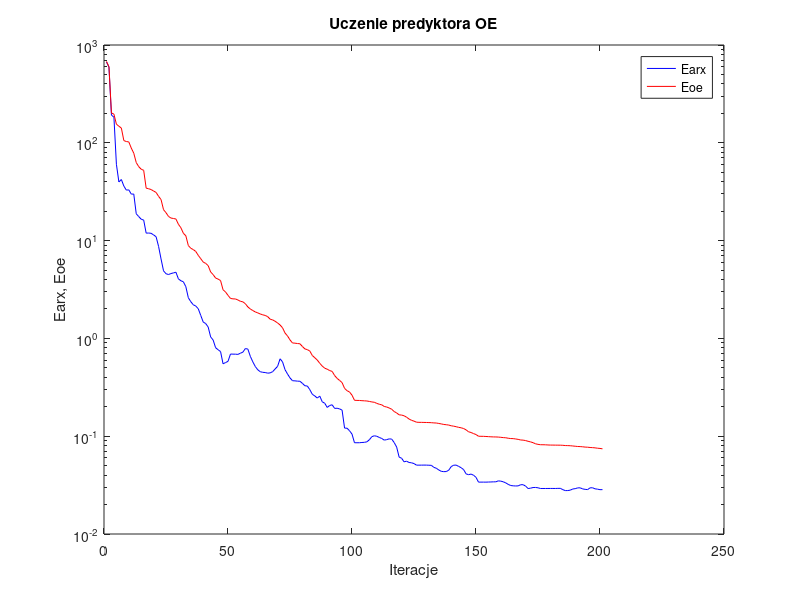
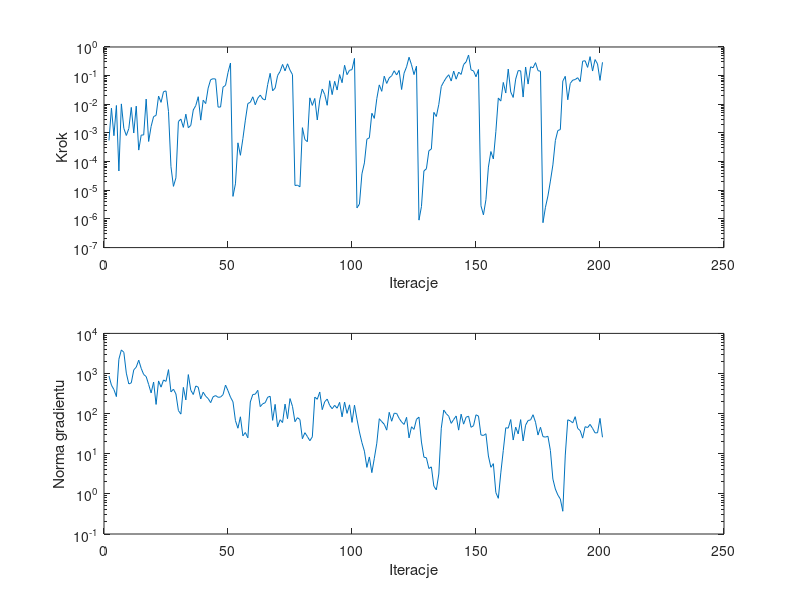

MATLAB code to generate these figures, in order:
%uczenie predyktora oe
clear all;
n=0; farx(n+1)=6.702567e+002; foe(n+1)=6.791439e+002; wspucz(n+1)=0.000000e+000; ng(n+1)=0.000000e+000;
%odnowa zmiennej metryki
n=1; farx(n+1)=5.937044e+002; foe(n+1)=6.003081e+002; krok(n+1)=5.469456e-004; ng(n+1)=8.706322e+002;
n=2; farx(n+1)=1.919149e+002; foe(n+1)=2.018711e+002; krok(n+1)=7.321912e-003; ng(n+1)=5.128156e+002;
n=3; farx(n+1)=1.828744e+002; foe(n+1)=1.962770e+002; krok(n+1)=8.024835e-004; ng(n+1)=3.982522e+002;
n=4; farx(n+1)=6.031834e+001; foe(n+1)=1.550637e+002; krok(n+1)=9.093040e-003; ng(n+1)=2.659141e+002;
n=5; farx(n+1)=3.976851e+001; foe(n+1)=1.477494e+002; krok(n+1)=4.714982e-005; ng(n+1)=2.270654e+003;
n=6; farx(n+1)=4.213250e+001; foe(n+1)=1.414774e+002; krok(n+1)=1.032555e-002; ng(n+1)=3.872074e+003;
n=7; farx(n+1)=3.612849e+001; foe(n+1)=1.053658e+002; krok(n+1)=1.441974e-003; ng(n+1)=3.377028e+003;
n=8; farx(n+1)=3.284236e+001; foe(n+1)=1.030386e+002; krok(n+1)=8.160960e-004; ng(n+1)=1.022171e+003;
n=9; farx(n+1)=3.301988e+001; foe(n+1)=1.021326e+002; krok(n+1)=1.420511e-003; ng(n+1)=5.494937e+002;
n=10; farx(n+1)=2.987508e+001; foe(n+1)=8.829468e+001; krok(n+1)=7.796370e-003; ng(n+1)=5.852581e+002;
n=11; farx(n+1)=2.993768e+001; foe(n+1)=7.830893e+001; krok(n+1)=9.961699e-004; ng(n+1)=1.230906e+003;
n=12; farx(n+1)=1.879284e+001; foe(n+1)=6.278269e+001; krok(n+1)=8.631803e-003; ng(n+1)=1.444510e+003;
n=13; farx(n+1)=1.761669e+001; foe(n+1)=5.703641e+001; krok(n+1)=2.523757e-004; ng(n+1)=2.152525e+003;
n=14; farx(n+1)=1.653693e+001; foe(n+1)=5.367714e+001; krok(n+1)=8.446781e-004; ng(n+1)=1.343024e+003;
n=15; farx(n+1)=1.621600e+001; foe(n+1)=5.232752e+001; krok(n+1)=8.522221e-004; ng(n+1)=9.450599e+002;
n=16; farx(n+1)=1.192067e+001; foe(n+1)=3.437971e+001; krok(n+1)=1.521910e-002; ng(n+1)=8.409400e+002;
n=17; farx(n+1)=1.195416e+001; foe(n+1)=3.390161e+001; krok(n+1)=5.047515e-004; ng(n+1)=5.322826e+002;
n=18; farx(n+1)=1.187267e+001; foe(n+1)=3.327037e+001; krok(n+1)=1.694223e-003; ng(n+1)=3.282741e+002;
n=19; farx(n+1)=1.142963e+001; foe(n+1)=3.210620e+001; krok(n+1)=3.740913e-003; ng(n+1)=6.129053e+002;
n=20; farx(n+1)=1.095926e+001; foe(n+1)=3.110990e+001; krok(n+1)=4.087375e-003; ng(n+1)=1.696118e+002;
n=21; farx(n+1)=8.733341e+000; foe(n+1)=2.834758e+001; krok(n+1)=1.935565e-002; ng(n+1)=6.533760e+002;
n=22; farx(n+1)=6.495190e+000; foe(n+1)=2.630211e+001; krok(n+1)=1.168746e-002; ng(n+1)=4.572450e+002;
n=23; farx(n+1)=4.911083e+000; foe(n+1)=2.071847e+001; krok(n+1)=2.762153e-002; ng(n+1)=6.913373e+002;
n=24; farx(n+1)=4.584588e+000; foe(n+1)=1.930135e+001; krok(n+1)=2.928765e-002; ng(n+1)=6.360280e+002;
n=25; farx(n+1)=4.499595e+000; foe(n+1)=1.767857e+001; krok(n+1)=5.647473e-003; ng(n+1)=1.249883e+003;
%odnowa zmiennej metryki
n=26; farx(n+1)=4.603423e+000; foe(n+1)=1.700151e+001; krok(n+1)=6.667236e-005; ng(n+1)=3.475519e+002;
n=27; farx(n+1)=4.675605e+000; foe(n+1)=1.683215e+001; krok(n+1)=1.368724e-005; ng(n+1)=4.071363e+002;
n=28; farx(n+1)=4.749793e+000; foe(n+1)=1.662448e+001; krok(n+1)=2.713913e-005; ng(n+1)=3.095416e+002;
n=29; farx(n+1)=4.063168e+000; foe(n+1)=1.469357e+001; krok(n+1)=2.500228e-003; ng(n+1)=1.192504e+002;
n=30; farx(n+1)=3.885273e+000; foe(n+1)=1.353932e+001; krok(n+1)=3.050294e-003; ng(n+1)=9.740598e+001;
n=31; farx(n+1)=3.792433e+000; foe(n+1)=1.188838e+001; krok(n+1)=1.563831e-003; ng(n+1)=4.511660e+002;
n=32; farx(n+1)=3.378547e+000; foe(n+1)=1.120227e+001; krok(n+1)=4.520892e-003; ng(n+1)=2.197906e+002;
n=33; farx(n+1)=2.605508e+000; foe(n+1)=8.901501e+000; krok(n+1)=1.517951e-003; ng(n+1)=9.405830e+002;
n=34; farx(n+1)=2.371511e+000; foe(n+1)=8.352923e+000; krok(n+1)=1.841613e-003; ng(n+1)=3.822052e+002;
n=35; farx(n+1)=2.208112e+000; foe(n+1)=8.093168e+000; krok(n+1)=6.349841e-003; ng(n+1)=2.999300e+002;
n=36; farx(n+1)=2.141828e+000; foe(n+1)=7.744808e+000; krok(n+1)=9.016309e-003; ng(n+1)=4.890149e+002;
n=37; farx(n+1)=2.011983e+000; foe(n+1)=7.069345e+000; krok(n+1)=1.839173e-002; ng(n+1)=4.568772e+002;
n=38; farx(n+1)=1.719898e+000; foe(n+1)=6.532917e+000; krok(n+1)=2.804162e-003; ng(n+1)=2.320728e+002;
n=39; farx(n+1)=1.471371e+000; foe(n+1)=6.040248e+000; krok(n+1)=1.389524e-002; ng(n+1)=3.424174e+002;
n=40; farx(n+1)=1.418239e+000; foe(n+1)=5.846552e+000; krok(n+1)=1.059021e-002; ng(n+1)=2.717412e+002;
n=41; farx(n+1)=1.308111e+000; foe(n+1)=5.548486e+000; krok(n+1)=3.678347e-002; ng(n+1)=2.378529e+002;
n=42; farx(n+1)=1.035475e+000; foe(n+1)=4.781123e+000; krok(n+1)=7.236188e-002; ng(n+1)=1.879279e+002;
n=43; farx(n+1)=9.629616e-001; foe(n+1)=4.493573e+000; krok(n+1)=7.808311e-002; ng(n+1)=2.635348e+002;
n=44; farx(n+1)=8.030005e-001; foe(n+1)=4.141582e+000; krok(n+1)=7.610620e-002; ng(n+1)=2.817383e+002;
n=45; farx(n+1)=7.661329e-001; foe(n+1)=4.041610e+000; krok(n+1)=7.990988e-003; ng(n+1)=2.556214e+002;
n=46; farx(n+1)=7.332503e-001; foe(n+1)=3.903097e+000; krok(n+1)=8.029022e-003; ng(n+1)=2.588691e+002;
n=47; farx(n+1)=5.501680e-001; foe(n+1)=3.142354e+000; krok(n+1)=4.000365e-002; ng(n+1)=2.972706e+002;
n=48; farx(n+1)=5.660325e-001; foe(n+1)=2.984980e+000; krok(n+1)=4.568872e-002; ng(n+1)=5.158153e+002;
n=49; farx(n+1)=5.824214e-001; foe(n+1)=2.755310e+000; krok(n+1)=1.282857e-001; ng(n+1)=3.730240e+002;
n=50; farx(n+1)=6.921182e-001; foe(n+1)=2.563080e+000; krok(n+1)=2.760258e-001; ng(n+1)=2.573646e+002;
%odnowa zmiennej metryki
n=51; farx(n+1)=6.903189e-001; foe(n+1)=2.536552e+000; krok(n+1)=6.122691e-006; ng(n+1)=1.973156e+002;
n=52; farx(n+1)=6.899081e-001; foe(n+1)=2.531440e+000; krok(n+1)=1.675717e-005; ng(n+1)=6.704829e+001;
n=53; farx(n+1)=6.864289e-001; foe(n+1)=2.470679e+000; krok(n+1)=4.526501e-004; ng(n+1)=4.326878e+001;
n=54; farx(n+1)=7.056240e-001; foe(n+1)=2.395963e+000; krok(n+1)=1.662532e-004; ng(n+1)=8.341401e+001;
n=55; farx(n+1)=7.235795e-001; foe(n+1)=2.364984e+000; krok(n+1)=6.328553e-004; ng(n+1)=2.792949e+001;
n=56; farx(n+1)=7.873754e-001; foe(n+1)=2.262583e+000; krok(n+1)=2.804162e-003; ng(n+1)=3.381407e+001;
n=57; farx(n+1)=7.777683e-001; foe(n+1)=2.097677e+000; krok(n+1)=1.064021e-002; ng(n+1)=2.498265e+001;
n=58; farx(n+1)=6.558987e-001; foe(n+1)=2.000129e+000; krok(n+1)=1.175824e-002; ng(n+1)=1.954974e+002;
n=59; farx(n+1)=5.759760e-001; foe(n+1)=1.926623e+000; krok(n+1)=1.825682e-002; ng(n+1)=3.000302e+002;
n=60; farx(n+1)=5.160464e-001; foe(n+1)=1.865736e+000; krok(n+1)=9.618292e-003; ng(n+1)=3.053988e+002;
n=61; farx(n+1)=4.777368e-001; foe(n+1)=1.823256e+000; krok(n+1)=1.634950e-002; ng(n+1)=3.819028e+002;
n=62; farx(n+1)=4.565064e-001; foe(n+1)=1.777863e+000; krok(n+1)=2.097129e-002; ng(n+1)=1.495195e+002;
n=63; farx(n+1)=4.500006e-001; foe(n+1)=1.742142e+000; krok(n+1)=1.540867e-002; ng(n+1)=1.761318e+002;
n=64; farx(n+1)=4.479384e-001; foe(n+1)=1.717500e+000; krok(n+1)=1.417782e-002; ng(n+1)=1.869921e+002;
n=65; farx(n+1)=4.411858e-001; foe(n+1)=1.669610e+000; krok(n+1)=4.904612e-002; ng(n+1)=2.566093e+002;
n=66; farx(n+1)=4.441154e-001; foe(n+1)=1.571084e+000; krok(n+1)=1.204927e-001; ng(n+1)=2.707906e+002;
n=67; farx(n+1)=4.569327e-001; foe(n+1)=1.545833e+000; krok(n+1)=2.959126e-002; ng(n+1)=6.793023e+001;
n=68; farx(n+1)=4.866774e-001; foe(n+1)=1.496620e+000; krok(n+1)=3.687875e-002; ng(n+1)=1.702133e+002;
n=69; farx(n+1)=5.182346e-001; foe(n+1)=1.438307e+000; krok(n+1)=1.011122e-001; ng(n+1)=4.680383e+001;
n=70; farx(n+1)=6.186085e-001; foe(n+1)=1.370914e+000; krok(n+1)=1.399123e-001; ng(n+1)=7.057241e+001;
n=71; farx(n+1)=5.748198e-001; foe(n+1)=1.282851e+000; krok(n+1)=2.461541e-001; ng(n+1)=6.003165e+001;
n=72; farx(n+1)=4.789416e-001; foe(n+1)=1.134148e+000; krok(n+1)=1.472237e-001; ng(n+1)=1.728109e+002;
n=73; farx(n+1)=4.323360e-001; foe(n+1)=1.059617e+000; krok(n+1)=2.589461e-001; ng(n+1)=7.480240e+001;
n=74; farx(n+1)=3.945614e-001; foe(n+1)=9.653631e-001; krok(n+1)=1.559800e-001; ng(n+1)=2.372337e+002;
n=75; farx(n+1)=3.692114e-001; foe(n+1)=8.982017e-001; krok(n+1)=1.084302e-001; ng(n+1)=1.516161e+002;
%odnowa zmiennej metryki
n=76; farx(n+1)=3.680830e-001; foe(n+1)=8.940765e-001; krok(n+1)=1.470858e-005; ng(n+1)=6.297148e+001;
n=77; farx(n+1)=3.655332e-001; foe(n+1)=8.863262e-001; krok(n+1)=1.507081e-005; ng(n+1)=7.920949e+001;
n=78; farx(n+1)=3.646078e-001; foe(n+1)=8.816103e-001; krok(n+1)=1.323611e-005; ng(n+1)=7.135185e+001;
n=79; farx(n+1)=3.471638e-001; foe(n+1)=8.265360e-001; krok(n+1)=1.529718e-003; ng(n+1)=2.371782e+001;
n=80; farx(n+1)=3.281780e-001; foe(n+1)=7.805160e-001; krok(n+1)=5.880954e-004; ng(n+1)=3.352327e+001;
n=81; farx(n+1)=3.257028e-001; foe(n+1)=7.678692e-001; krok(n+1)=4.957630e-004; ng(n+1)=2.695839e+001;
n=82; farx(n+1)=2.989251e-001; foe(n+1)=7.414413e-001; krok(n+1)=1.680696e-002; ng(n+1)=2.112561e+001;
n=83; farx(n+1)=2.683290e-001; foe(n+1)=6.684151e-001; krok(n+1)=9.157950e-003; ng(n+1)=2.638412e+001;
n=84; farx(n+1)=2.578356e-001; foe(n+1)=6.343045e-001; krok(n+1)=1.600678e-002; ng(n+1)=2.585826e+002;
n=85; farx(n+1)=2.456212e-001; foe(n+1)=6.007511e-001; krok(n+1)=2.841023e-003; ng(n+1)=2.280741e+002;
n=86; farx(n+1)=2.570260e-001; foe(n+1)=5.564757e-001; krok(n+1)=1.428969e-002; ng(n+1)=3.457039e+002;
n=87; farx(n+1)=2.248219e-001; foe(n+1)=5.214524e-001; krok(n+1)=3.408723e-002; ng(n+1)=1.256605e+002;
n=88; farx(n+1)=2.172902e-001; foe(n+1)=4.958145e-001; krok(n+1)=2.194150e-002; ng(n+1)=1.984188e+002;
n=89; farx(n+1)=1.968771e-001; foe(n+1)=4.844369e-001; krok(n+1)=9.240905e-003; ng(n+1)=2.308099e+002;
n=90; farx(n+1)=2.061536e-001; foe(n+1)=4.688914e-001; krok(n+1)=6.647460e-002; ng(n+1)=1.604736e+002;
n=91; farx(n+1)=2.094992e-001; foe(n+1)=4.598886e-001; krok(n+1)=2.178313e-002; ng(n+1)=1.326905e+002;
n=92; farx(n+1)=1.923773e-001; foe(n+1)=4.167609e-001; krok(n+1)=6.345766e-002; ng(n+1)=1.611763e+002;
n=93; farx(n+1)=1.932062e-001; foe(n+1)=3.900370e-001; krok(n+1)=3.153693e-002; ng(n+1)=1.365283e+002;
n=94; farx(n+1)=1.901624e-001; foe(n+1)=3.717720e-001; krok(n+1)=1.091056e-001; ng(n+1)=1.910320e+002;
n=95; farx(n+1)=1.848149e-001; foe(n+1)=3.532449e-001; krok(n+1)=5.671128e-002; ng(n+1)=8.324718e+001;
n=96; farx(n+1)=1.210546e-001; foe(n+1)=3.085525e-001; krok(n+1)=2.301336e-001; ng(n+1)=1.945285e+002;
n=97; farx(n+1)=1.206896e-001; foe(n+1)=2.919521e-001; krok(n+1)=1.081188e-001; ng(n+1)=1.015550e+002;
n=98; farx(n+1)=1.137179e-001; foe(n+1)=2.832528e-001; krok(n+1)=1.540951e-001; ng(n+1)=1.659690e+002;
n=99; farx(n+1)=1.051148e-001; foe(n+1)=2.626520e-001; krok(n+1)=1.619492e-001; ng(n+1)=6.044846e+001;
n=100; farx(n+1)=8.576414e-002; foe(n+1)=2.329561e-001; krok(n+1)=4.004429e-001; ng(n+1)=1.625795e+002;
%odnowa zmiennej metryki
n=101; farx(n+1)=8.572879e-002; foe(n+1)=2.322964e-001; krok(n+1)=2.426701e-006; ng(n+1)=7.284293e+001;
n=102; farx(n+1)=8.574006e-002; foe(n+1)=2.320018e-001; krok(n+1)=3.304510e-006; ng(n+1)=3.484135e+001;
n=103; farx(n+1)=8.626459e-002; foe(n+1)=2.308097e-001; krok(n+1)=3.746225e-005; ng(n+1)=1.897132e+001;
n=104; farx(n+1)=8.655845e-002; foe(n+1)=2.300133e-001; krok(n+1)=9.016768e-005; ng(n+1)=1.161072e+001;
n=105; farx(n+1)=8.762861e-002; foe(n+1)=2.291337e-001; krok(n+1)=6.066958e-004; ng(n+1)=4.573680e+000;
n=106; farx(n+1)=9.196824e-002; foe(n+1)=2.266967e-001; krok(n+1)=6.767654e-004; ng(n+1)=8.332229e+000;
n=107; farx(n+1)=9.887448e-002; foe(n+1)=2.240284e-001; krok(n+1)=4.866267e-003; ng(n+1)=3.385888e+000;
n=108; farx(n+1)=1.010006e-001; foe(n+1)=2.222916e-001; krok(n+1)=3.225080e-003; ng(n+1)=7.713681e+000;
n=109; farx(n+1)=9.984774e-002; foe(n+1)=2.165050e-001; krok(n+1)=1.576669e-002; ng(n+1)=1.832504e+001;
n=110; farx(n+1)=9.712968e-002; foe(n+1)=2.122385e-001; krok(n+1)=4.756755e-002; ng(n+1)=7.472345e+001;
n=111; farx(n+1)=9.475966e-002; foe(n+1)=2.092898e-001; krok(n+1)=2.835564e-002; ng(n+1)=6.323684e+001;
n=112; farx(n+1)=9.119063e-002; foe(n+1)=2.014069e-001; krok(n+1)=9.571557e-002; ng(n+1)=5.435457e+001;
n=113; farx(n+1)=9.225583e-002; foe(n+1)=1.987527e-001; krok(n+1)=5.344903e-002; ng(n+1)=3.878866e+001;
n=114; farx(n+1)=9.390848e-002; foe(n+1)=1.943467e-001; krok(n+1)=8.343059e-002; ng(n+1)=1.078566e+002;
n=115; farx(n+1)=9.347028e-002; foe(n+1)=1.886335e-001; krok(n+1)=9.907791e-002; ng(n+1)=6.462642e+001;
n=116; farx(n+1)=8.614037e-002; foe(n+1)=1.788925e-001; krok(n+1)=1.482616e-001; ng(n+1)=1.022025e+002;
n=117; farx(n+1)=7.747880e-002; foe(n+1)=1.728591e-001; krok(n+1)=1.057059e-001; ng(n+1)=1.011837e+002;
n=118; farx(n+1)=6.118642e-002; foe(n+1)=1.654509e-001; krok(n+1)=1.523673e-001; ng(n+1)=7.621301e+001;
n=119; farx(n+1)=5.950738e-002; foe(n+1)=1.644433e-001; krok(n+1)=3.281725e-002; ng(n+1)=6.193965e+001;
n=120; farx(n+1)=5.468431e-002; foe(n+1)=1.617528e-001; krok(n+1)=1.220399e-001; ng(n+1)=5.381528e+001;
n=121; farx(n+1)=5.555253e-002; foe(n+1)=1.565014e-001; krok(n+1)=2.031949e-001; ng(n+1)=8.087685e+001;
n=122; farx(n+1)=5.384643e-002; foe(n+1)=1.498507e-001; krok(n+1)=4.385923e-001; ng(n+1)=2.486540e+001;
n=123; farx(n+1)=5.347585e-002; foe(n+1)=1.454070e-001; krok(n+1)=2.393567e-001; ng(n+1)=4.707266e+001;
n=124; farx(n+1)=5.249252e-002; foe(n+1)=1.425641e-001; krok(n+1)=1.088405e-001; ng(n+1)=4.056206e+001;
n=125; farx(n+1)=5.059755e-002; foe(n+1)=1.390877e-001; krok(n+1)=2.134155e-001; ng(n+1)=7.231035e+001;
%odnowa zmiennej metryki
n=126; farx(n+1)=5.059530e-002; foe(n+1)=1.386001e-001; krok(n+1)=9.081789e-007; ng(n+1)=8.179149e+001;
n=127; farx(n+1)=5.060861e-002; foe(n+1)=1.385160e-001; krok(n+1)=2.696520e-006; ng(n+1)=1.958191e+001;
n=128; farx(n+1)=5.065520e-002; foe(n+1)=1.383181e-001; krok(n+1)=4.743595e-005; ng(n+1)=8.215343e+000;
n=129; farx(n+1)=5.062955e-002; foe(n+1)=1.381177e-001; krok(n+1)=5.618497e-005; ng(n+1)=7.940792e+000;
n=130; farx(n+1)=5.049047e-002; foe(n+1)=1.378618e-001; krok(n+1)=2.397411e-004; ng(n+1)=4.289364e+000;
n=131; farx(n+1)=5.036736e-002; foe(n+1)=1.374984e-001; krok(n+1)=2.752027e-004; ng(n+1)=4.709837e+000;
n=132; farx(n+1)=4.803111e-002; foe(n+1)=1.367691e-001; krok(n+1)=5.228877e-003; ng(n+1)=1.563383e+000;
n=133; farx(n+1)=4.701263e-002; foe(n+1)=1.364198e-001; krok(n+1)=3.752980e-003; ng(n+1)=1.258514e+000;
n=134; farx(n+1)=4.513193e-002; foe(n+1)=1.349815e-001; krok(n+1)=9.907068e-003; ng(n+1)=3.129970e+000;
n=135; farx(n+1)=4.373804e-002; foe(n+1)=1.336032e-001; krok(n+1)=4.194258e-002; ng(n+1)=4.336351e+001;
n=136; farx(n+1)=4.340415e-002; foe(n+1)=1.318372e-001; krok(n+1)=6.105720e-002; ng(n+1)=1.231531e+002;
n=137; farx(n+1)=4.349887e-002; foe(n+1)=1.310506e-001; krok(n+1)=8.452792e-002; ng(n+1)=1.000548e+002;
n=138; farx(n+1)=4.486521e-002; foe(n+1)=1.300063e-001; krok(n+1)=1.075010e-001; ng(n+1)=8.628246e+001;
n=139; farx(n+1)=4.890347e-002; foe(n+1)=1.278349e-001; krok(n+1)=6.476740e-002; ng(n+1)=5.726117e+001;
n=140; farx(n+1)=5.051756e-002; foe(n+1)=1.266402e-001; krok(n+1)=1.444834e-001; ng(n+1)=7.147843e+001;
n=141; farx(n+1)=5.065202e-002; foe(n+1)=1.250678e-001; krok(n+1)=7.527621e-002; ng(n+1)=8.758372e+001;
n=142; farx(n+1)=4.912484e-002; foe(n+1)=1.231766e-001; krok(n+1)=1.320406e-001; ng(n+1)=3.880733e+001;
n=143; farx(n+1)=4.764244e-002; foe(n+1)=1.219109e-001; krok(n+1)=1.102898e-001; ng(n+1)=9.698482e+001;
n=144; farx(n+1)=4.554186e-002; foe(n+1)=1.198303e-001; krok(n+1)=2.436225e-001; ng(n+1)=5.470926e+001;
n=145; farx(n+1)=4.120715e-002; foe(n+1)=1.160704e-001; krok(n+1)=3.017106e-001; ng(n+1)=8.137328e+001;
n=146; farx(n+1)=4.039934e-002; foe(n+1)=1.109620e-001; krok(n+1)=5.250759e-001; ng(n+1)=8.645752e+001;
n=147; farx(n+1)=4.101214e-002; foe(n+1)=1.091172e-001; krok(n+1)=1.588583e-001; ng(n+1)=4.567608e+001;
n=148; farx(n+1)=3.990569e-002; foe(n+1)=1.063646e-001; krok(n+1)=1.464436e-001; ng(n+1)=5.007200e+001;
n=149; farx(n+1)=3.798918e-002; foe(n+1)=1.039762e-001; krok(n+1)=9.137743e-002; ng(n+1)=9.354881e+001;
n=150; farx(n+1)=3.392241e-002; foe(n+1)=9.994048e-002; krok(n+1)=1.634459e-001; ng(n+1)=8.684857e+001;
%odnowa zmiennej metryki
n=151; farx(n+1)=3.392631e-002; foe(n+1)=9.976160e-002; krok(n+1)=2.881842e-006; ng(n+1)=2.941556e+001;
n=152; farx(n+1)=3.392644e-002; foe(n+1)=9.968537e-002; krok(n+1)=1.389648e-006; ng(n+1)=2.855580e+001;
n=153; farx(n+1)=3.390892e-002; foe(n+1)=9.935300e-002; krok(n+1)=4.682781e-006; ng(n+1)=3.153372e+001;
n=154; farx(n+1)=3.398990e-002; foe(n+1)=9.898737e-002; krok(n+1)=6.447294e-005; ng(n+1)=8.798565e+000;
n=155; farx(n+1)=3.404785e-002; foe(n+1)=9.860521e-002; krok(n+1)=2.247399e-004; ng(n+1)=4.604647e+000;
n=156; farx(n+1)=3.414815e-002; foe(n+1)=9.832113e-002; krok(n+1)=1.239407e-004; ng(n+1)=5.663623e+000;
n=157; farx(n+1)=3.415868e-002; foe(n+1)=9.825371e-002; krok(n+1)=1.104943e-003; ng(n+1)=1.078799e+000;
n=158; farx(n+1)=3.495350e-002; foe(n+1)=9.796715e-002; krok(n+1)=1.660195e-002; ng(n+1)=7.754854e-001;
n=159; farx(n+1)=3.470140e-002; foe(n+1)=9.742522e-002; krok(n+1)=1.295158e-002; ng(n+1)=3.337413e+000;
n=160; farx(n+1)=3.418479e-002; foe(n+1)=9.675331e-002; krok(n+1)=5.801457e-002; ng(n+1)=1.211659e+001;
n=161; farx(n+1)=3.330528e-002; foe(n+1)=9.639711e-002; krok(n+1)=2.476948e-002; ng(n+1)=4.443532e+001;
n=162; farx(n+1)=3.216057e-002; foe(n+1)=9.530119e-002; krok(n+1)=1.694093e-001; ng(n+1)=4.352423e+001;
n=163; farx(n+1)=3.131052e-002; foe(n+1)=9.464178e-002; krok(n+1)=2.680031e-002; ng(n+1)=7.120316e+001;
n=164; farx(n+1)=3.109639e-002; foe(n+1)=9.448194e-002; krok(n+1)=1.734832e-002; ng(n+1)=2.202068e+001;
n=165; farx(n+1)=3.098125e-002; foe(n+1)=9.368683e-002; krok(n+1)=7.557928e-002; ng(n+1)=4.611945e+001;
n=166; farx(n+1)=3.105894e-002; foe(n+1)=9.279927e-002; krok(n+1)=1.498842e-001; ng(n+1)=3.121387e+001;
n=167; farx(n+1)=3.190858e-002; foe(n+1)=9.147416e-002; krok(n+1)=1.472237e-001; ng(n+1)=7.092398e+001;
n=168; farx(n+1)=3.191467e-002; foe(n+1)=9.118256e-002; krok(n+1)=1.791379e-002; ng(n+1)=2.085366e+001;
n=169; farx(n+1)=3.089146e-002; foe(n+1)=9.021544e-002; krok(n+1)=2.002215e-001; ng(n+1)=5.155722e+001;
n=170; farx(n+1)=2.917481e-002; foe(n+1)=8.869891e-002; krok(n+1)=5.082412e-002; ng(n+1)=6.748479e+001;
n=171; farx(n+1)=2.942123e-002; foe(n+1)=8.745807e-002; krok(n+1)=2.032965e-001; ng(n+1)=6.959566e+001;
n=172; farx(n+1)=2.986643e-002; foe(n+1)=8.586670e-002; krok(n+1)=1.886278e-001; ng(n+1)=9.392833e+001;
n=173; farx(n+1)=2.992449e-002; foe(n+1)=8.362789e-002; krok(n+1)=2.840119e-001; ng(n+1)=6.102165e+001;
n=174; farx(n+1)=2.967812e-002; foe(n+1)=8.252626e-002; krok(n+1)=1.492217e-001; ng(n+1)=2.928231e+001;
n=175; farx(n+1)=2.920124e-002; foe(n+1)=8.182313e-002; krok(n+1)=1.422614e-001; ng(n+1)=4.573084e+001;
%odnowa zmiennej metryki
n=176; farx(n+1)=2.920078e-002; foe(n+1)=8.178325e-002; krok(n+1)=7.391374e-007; ng(n+1)=2.673609e+001;
n=177; farx(n+1)=2.920083e-002; foe(n+1)=8.166764e-002; krok(n+1)=2.548789e-006; ng(n+1)=2.602485e+001;
n=178; farx(n+1)=2.921139e-002; foe(n+1)=8.134396e-002; krok(n+1)=6.325379e-006; ng(n+1)=2.729406e+001;
n=179; farx(n+1)=2.923206e-002; foe(n+1)=8.115634e-002; krok(n+1)=2.097007e-005; ng(n+1)=1.202384e+001;
n=180; farx(n+1)=2.922738e-002; foe(n+1)=8.112764e-002; krok(n+1)=7.681907e-005; ng(n+1)=2.349453e+000;
n=181; farx(n+1)=2.921153e-002; foe(n+1)=8.103627e-002; krok(n+1)=5.440190e-004; ng(n+1)=1.320317e+000;
n=182; farx(n+1)=2.928266e-002; foe(n+1)=8.098442e-002; krok(n+1)=1.219108e-003; ng(n+1)=9.382583e-001;
n=183; farx(n+1)=2.930014e-002; foe(n+1)=8.094947e-002; krok(n+1)=1.310706e-003; ng(n+1)=7.440014e-001;
n=184; farx(n+1)=2.842622e-002; foe(n+1)=8.072447e-002; krok(n+1)=6.473652e-002; ng(n+1)=3.691590e-001;
n=185; farx(n+1)=2.777931e-002; foe(n+1)=8.024257e-002; krok(n+1)=9.464413e-002; ng(n+1)=9.287154e+000;
n=186; farx(n+1)=2.781489e-002; foe(n+1)=8.013369e-002; krok(n+1)=1.438335e-002; ng(n+1)=7.021104e+001;
n=187; farx(n+1)=2.807144e-002; foe(n+1)=7.991793e-002; krok(n+1)=5.344903e-002; ng(n+1)=6.614564e+001;
n=188; farx(n+1)=2.884473e-002; foe(n+1)=7.945330e-002; krok(n+1)=6.964181e-002; ng(n+1)=5.895172e+001;
n=189; farx(n+1)=2.908891e-002; foe(n+1)=7.897174e-002; krok(n+1)=7.301859e-002; ng(n+1)=8.400630e+001;
n=190; farx(n+1)=2.961765e-002; foe(n+1)=7.849007e-002; krok(n+1)=8.472165e-002; ng(n+1)=4.287726e+001;
n=191; farx(n+1)=2.966274e-002; foe(n+1)=7.832443e-002; krok(n+1)=6.189726e-002; ng(n+1)=3.779358e+001;
n=192; farx(n+1)=2.891533e-002; foe(n+1)=7.794592e-002; krok(n+1)=3.200292e-001; ng(n+1)=2.452589e+001;
n=193; farx(n+1)=2.861859e-002; foe(n+1)=7.739678e-002; krok(n+1)=3.307424e-001; ng(n+1)=4.731832e+001;
n=194; farx(n+1)=2.844739e-002; foe(n+1)=7.717964e-002; krok(n+1)=1.940886e-001; ng(n+1)=4.493394e+001;
n=195; farx(n+1)=2.966073e-002; foe(n+1)=7.666779e-002; krok(n+1)=4.602673e-001; ng(n+1)=5.395250e+001;
n=196; farx(n+1)=2.970778e-002; foe(n+1)=7.641669e-002; krok(n+1)=1.447238e-001; ng(n+1)=4.293187e+001;
n=197; farx(n+1)=2.897171e-002; foe(n+1)=7.602087e-002; krok(n+1)=3.635836e-001; ng(n+1)=3.319956e+001;
n=198; farx(n+1)=2.873526e-002; foe(n+1)=7.535876e-002; krok(n+1)=2.567403e-001; ng(n+1)=3.332182e+001;
n=199; farx(n+1)=2.839750e-002; foe(n+1)=7.498689e-002; krok(n+1)=6.826594e-002; ng(n+1)=7.612745e+001;
n=200; farx(n+1)=2.842579e-002; foe(n+1)=7.429460e-002; krok(n+1)=2.921091e-001; ng(n+1)=2.576427e+001;

figure; semilogy(farx,'b'); hold on; semilogy(foe,'r'); xlabel('Iteracje'); ylabel('Earx, Eoe'); legend('Earx','Eoe'); title('Uczenie predyktora OE');
figure; subplot(2,1,1); semilogy(krok); xlabel('Iteracje'); ylabel('Krok');
subplot(2,1,2); semilogy(ng); xlabel('Iteracje'); ylabel('Norma gradientu');
Earx=farx(n+1)
Eoe=foe(n+1)
